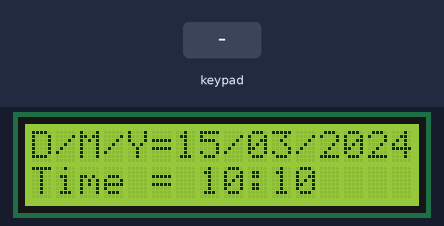
The sketch below on a simulated Arduino Uno, built with avr-gcc and run on an emulated ATmega328P. Parts: 16×2 character LCD. The test bench sets the inputs (shaded band). The local clock reads 2024-03-15 10:24:30 at power-on unless the sketch sets it; what the sketch prints to the serial monitor is not drawn.

Above: at 1.2 s.
1.3 s: key 'A' pressed
At 1.51 s:
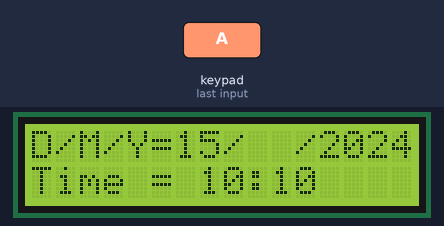
2.8 s: keypad keys 7 6 5 4 A pressed 0.4 s apart
At 4.77 s:
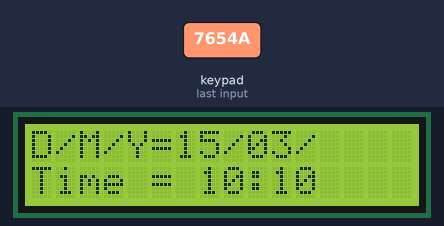
6.3 s: key 'B' pressed
At 6.73 s:
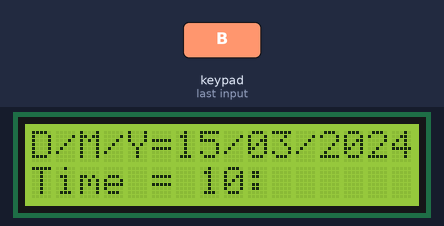
8.0 s: key 'C' pressed
At 8.37 s:
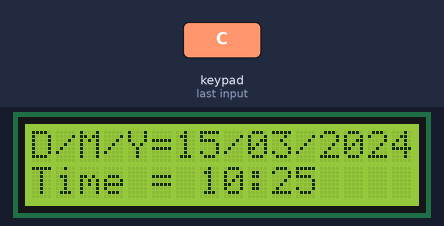
9.7 s: keypad keys 3 2 1 0 A pressed 0.4 s apart
At 11.96 s:
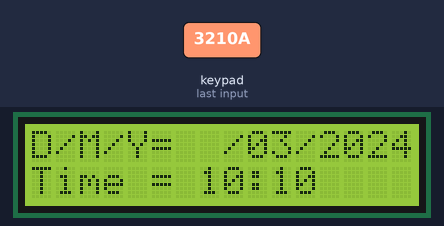
Timing chart, 0 to 13.5 s (numbered marks = the images above; inputs shaded):
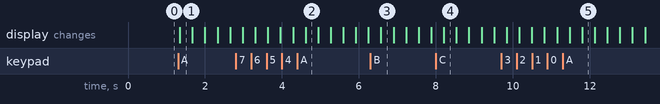

Measured:
- after the input at 1.3 s, the display: changes after 0.05 s (image 1)
- after the input at 2.8 s, the display: first differs from a run without the input after 1.8 s (image 2)
- after the input at 6.3 s, the display: changes after 0.27 s (image 3)
- after the input at 8.0 s, the display: changes after 0.21 s (image 4)
- after the input at 9.7 s, the display: first differs from a run without the input after 1.8 s (image 5 shows a later state)

The sketch:

LAB14Checkpoint3.ino
```cpp
//Lab14Ch3
#include <LiquidCrystal_I2C.h>
#include <Keypad_I2C.h> //นำ KEYPAD มาใช้ในรูปแบบ I2C
#include <Keypad.h>
#include <Wire.h>
#include <TimeLib.h>  //TimeLibary
#include <DS1307RTC.h>
#define I2CADDR 0x20
const byte ROWS = 4;
const byte COLS = 4;
char hexaKeys[ROWS][COLS] = {
 {'1','2','3','A'},
 {'4','5','6','B'},
 {'7','8','9','C'},
 {'*','0','#','D'}
};

byte rowPins[ROWS] = {7, 6, 5, 4};
byte colPins[COLS] = {3, 2, 1, 0};
unsigned long last_time;
bool blink_txt;
LiquidCrystal_I2C lcd(0x3f, 16, 2); //Module IIC/I2C Interface บางรุ่นอาจจะใช้ N 0x3f
Keypad_I2C keypad( makeKeymap(hexaKeys), rowPins, colPins, ROWS, COLS, I2CADDR);
tmElements_t tm; //for DS1307
int Hour, Minute;
int Year, Month, Day;

void print2digit(int val){
  if(val < 10 && val >= 0)
     lcd.print(0);
  lcd.print(val);
}
unsigned int mode, digit, date; //digit เอาไว้ check ว่ากดเลือก digit ไหน
void setup()
{
 Serial.begin(38400);
 Wire.begin();
 keypad.begin();
 lcd.init();
 lcd.backlight(); // เปิด backlight
 lcd.home();
 date = 0;

}
bool flag = false;  //ตรวจสอบว่ามีการแก้ไขหรือไม่
                    //flag = false ก็ต่อเมื่อกลับไปเป็นโหมดปกติ
bool blink_tx = false;
void loop()
{
  if(RTC.read(tm)){ //ตรวจสอบว่ามีการกดปุ่ม A หรือ B
    char key = keypad.getKey();
    if(key == 'A'){
      date < 2 ? date++ : date = 0;
      mode = 0;
      flag = true;
    }else if(key == 'B'){
      digit = !digit;
      mode = 1;
      flag = true;
    }
    else if(key == 'C'){
      if(!mode){
        if(date == 0)
          Day < 31 ? Day++ : Day = 0;
        else if(date == 1)
          Month < 12 ? Month++ : Month = 0;
        else if(date == 2)
          Year < 2099 ? Year++ : Year = 0;
      }else{
        Serial.println("Time config");
        if(!digit)
          Hour < 23 ? Hour++ : Hour = 0;
        else
          Minute < 59 ? Minute++ : Minute = 0;
      }
    }else if(key == 'D'){
      if(!mode){
        if(date == 0)
          Day > 0 ? Day-- : Day = 31;
        else if(date == 1)
          Month > 0 ? Month-- : Month = 12;
        else if(date == 2)
          Year > 0 ? Year-- : Year = 2099;
      }else{
        if(!digit)
          Hour > 0 ? Hour-- : Hour = 23;
        else
          Minute > 0 ? Minute-- : Minute = 59;
      }
    }else if(key == '#'){
      tm.Day = Day;
      tm.Month = Month;
      tm.Year = CalendarYrToTm(Year);
      tm.Hour = Hour;
      tm.Minute = Minute;
      RTC.write(tm);
      flag = false;
    }
    lcd.setCursor(0,0);
    lcd.print("D/M/Y=");
    if(flag && mode == 0){
      if((millis() - last_time) > 1000){
        blink_tx = !blink_tx;
      }
      if(date == 0){
      blink_tx ? (void)lcd.print("  ") : print2digit(Day);
        lcd.print("/");
        print2digit(Month);
        lcd.print("/");
        lcd.print(Year);
      }else if(date == 1){
        print2digit(Day);
        lcd.print("/");
        blink_tx ? (void)lcd.print("  ") : print2digit(Month);
        lcd.print("/");
        lcd.print(Year);
      }else if(date == 2){
        print2digit(Day);
        lcd.print("/");
        print2digit(Month);
        lcd.print("/");
        blink_tx ? lcd.print("    ") : lcd.print(Year);
      }
    }else{
      Day = tm.Day;
      Month = tm.Month;
      Year = tmYearToCalendar(tm.Year);
      lcd.print(Day);
      lcd.print("/");
      print2digit(Month);
      lcd.print("/");
      print2digit(Year);
    }
    lcd.setCursor(0, 1);
    lcd.print("Time = ");
    if(flag && mode == 1){
      if((millis() - last_time) > 1000){
        blink_tx = !blink_tx;
      }
      if(!digit){
        blink_tx ? (void)(lcd.print("  ")) : print2digit(Hour);
        lcd.print(":");
        print2digit(Minute);
      }else{
        print2digit(Hour);
        lcd.print(":");
        blink_tx ? (void)(lcd.print("  ")) : print2digit(Minute);
      }
    }else{
      Hour = tm.Hour;
      Minute = tm.Minute;
      print2digit(Hour);
      lcd.print(":");
      print2digit(Hour);
    }
  }
}
```
